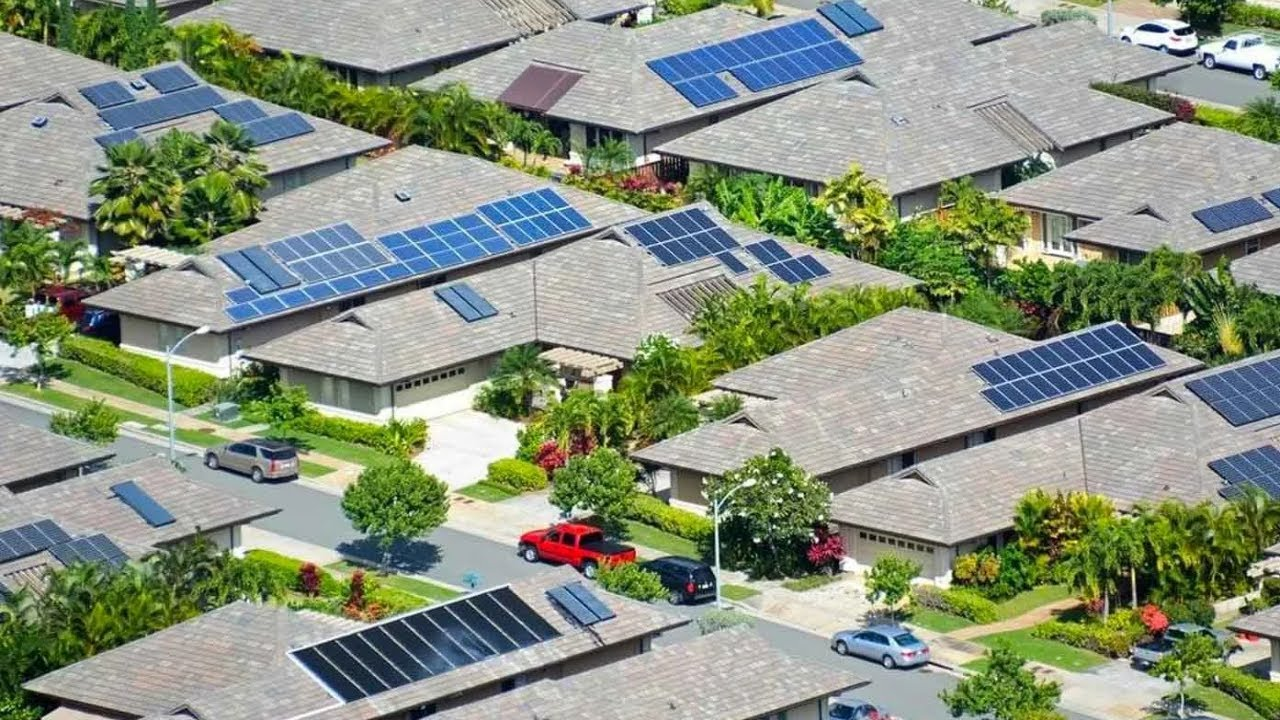
#> input picture satelie image.jpg, 1280 x 720 px
$ python main.py 'satelie image.jpg'
#> lines starting #> are read from the running program, lines starting #| are printed output that depends on the picture; after the words box and inside, x2 and y2 are one past the last pixel; in counts of white or black regions, pixels touching at a corner belong together
### image_processor.py
"""
Image processing module for solar panel detection
"""

import cv2
import numpy as np
from PIL import Image
from skimage.metrics import structural_similarity as ssim
from skimage import exposure
import config


class ImageProcessor:
    """Handles image processing and solar panel detection"""

    @staticmethod
    def load_image(image_path):
        """Load image from file path"""
        try:
            image = cv2.imread(image_path)
            if image is None:
                raise ValueError(f"Could not load image from {image_path}")
            return image
        except Exception as e:
            print(f"Error loading image: {e}")
            return None

    @staticmethod
    def preprocess_image(image):
        """Preprocess image for analysis"""
        # Resize if too large
        height, width = image.shape[:2]
        if width > 2048 or height > 2048:
            scale = min(2048 / width, 2048 / height)
            new_width = int(width * scale)
            new_height = int(height * scale)
            image = cv2.resize(image, (new_width, new_height))

        # Convert to HSV for better color detection
        hsv = cv2.cvtColor(image, cv2.COLOR_BGR2HSV)

        # Apply histogram equalization
        hsv[:, :, 2] = cv2.equalizeHist(hsv[:, :, 2])

        return cv2.cvtColor(hsv, cv2.COLOR_HSV2BGR)

    @staticmethod
    def detect_solar_panels(image):
        """
        Detect solar panels in the image
        Solar panels typically have dark blue/black colors and rectangular shape
        """
        # Convert to HSV
        hsv = cv2.cvtColor(image, cv2.COLOR_BGR2HSV)

        # Solar panels are very dark with blue hue (not brown/red)
        # Define range for dark blue color (solar panel specific)
        lower_blue1 = np.array([80, 50, 20])      # Blue range lower
        upper_blue1 = np.array([140, 255, 150])   # Blue range upper

        # Create mask for dark blue colors
        mask1 = cv2.inRange(hsv, lower_blue1, upper_blue1)

        # Exclude brown/red colors (roof material)
        lower_brown = np.array([0, 40, 30])
        upper_brown = np.array([25, 255, 180])
        mask_brown = cv2.inRange(hsv, lower_brown, upper_brown)

        lower_brown2 = np.array([160, 40, 30])
        upper_brown2 = np.array([180, 255, 180])
        mask_brown2 = cv2.inRange(hsv, lower_brown2, upper_brown2)

        # Combine brown masks
        mask_brown_combined = cv2.bitwise_or(mask_brown, mask_brown2)

        # Remove brown regions from blue mask
        mask = cv2.bitwise_and(mask1, cv2.bitwise_not(mask_brown_combined))

        # Apply morphological operations to improve mask
        kernel = cv2.getStructuringElement(cv2.MORPH_RECT, (7, 7))
        mask = cv2.morphologyEx(mask, cv2.MORPH_CLOSE, kernel)
        mask = cv2.morphologyEx(mask, cv2.MORPH_OPEN, kernel)

        # Find contours
        contours, _ = cv2.findContours(mask, cv2.RETR_TREE, cv2.CHAIN_APPROX_SIMPLE)

        # Filter contours by area and shape (solar panels should be rectangular)
        solar_panels = []
        image_area = image.shape[0] * image.shape[1]
        min_area = image_area * 0.002  # At least 0.2% of image

        for contour in contours:
            area = cv2.contourArea(contour)

            # Check area
            if area < min_area:
                continue

            # Check if contour is roughly rectangular
            perimeter = cv2.arcLength(contour, True)
            if perimeter > 0:
                approx = cv2.approxPolyDP(contour, 0.02 * perimeter, True)

                # Solar panels should have 4 sides (rectangle)
                if len(approx) >= 4:  # Allow more than 4 for irregular rectangles
                    # Check aspect ratio (should be close to rectangular)
                    x, y, w, h = cv2.boundingRect(contour)
                    if h > 0:
                        aspect_ratio = float(w) / h

                        # Accept if aspect ratio is reasonable (not too extreme)
                        if 0.2 < aspect_ratio < 5.0:
                            solar_panels.append(contour)

        return solar_panels, mask

    @staticmethod
    def calculate_solar_coverage(mask):
        """Calculate percentage of solar panels detected"""
        total_pixels = mask.size
        solar_pixels = np.count_nonzero(mask)
        coverage_percentage = (solar_pixels / total_pixels) * 100
        return coverage_percentage

    # [21 lines left out: function compare_images, not called in this run]

    @staticmethod
    def draw_solar_panels(image, solar_panels):
        """Draw detected solar panels on image"""
        output_image = image.copy()

        for i, panel in enumerate(solar_panels):
            # Draw contour
            cv2.drawContours(output_image, [panel], 0, (0, 255, 0), 2)

            # Draw bounding rectangle
            x, y, w, h = cv2.boundingRect(panel)
            cv2.rectangle(output_image, (x, y), (x + w, y + h), (0, 0, 255), 2)

        return output_image

### verifier.py
"""
Main verification module for solar panel installation
"""

import os
import cv2
import numpy as np
from datetime import datetime
from image_processor import ImageProcessor
import config


class SolarPanelVerifier:
    """Main verifier class for solar panel installations"""

    def __init__(self):
        """Initialize the verifier"""
        self.processor = ImageProcessor()
        self.create_output_dirs()

    def create_output_dirs(self):
        """Create output directories if they don't exist"""
        os.makedirs(config.OUTPUT_DIR, exist_ok=True)
        os.makedirs(config.TEMP_DIR, exist_ok=True)

    def verify_installation(self, user_image_path, satellite_image_path=None):
        """
        Main verification method

        Args:
            user_image_path: Path to user-uploaded home image
            satellite_image_path: Path to satellite image (optional)

        Returns:
            Dictionary with verification results
        """
        results = {
            'timestamp': datetime.now().isoformat(),
            'status': 'PROCESSING',
            'user_image_path': user_image_path,
            'satellite_image_path': satellite_image_path,
            'solar_detected': False,
            'solar_coverage': 0,
            'similarity_score': 0,
            'verification_status': 'REJECTED',
            'confidence': 0,
            'output_image_path': None,
            'message': ''
        }

        try:
            # Load user image
            user_image = self.processor.load_image(user_image_path)
            if user_image is None:
                results['status'] = 'ERROR'
                results['message'] = 'Failed to load user image'
                return results

            # Preprocess image
            processed_image = self.processor.preprocess_image(user_image)

            # Detect solar panels
            solar_panels, mask = self.processor.detect_solar_panels(processed_image)

            if len(solar_panels) == 0:
                results['solar_detected'] = False
                results['solar_coverage'] = 0
                results['verification_status'] = 'REJECTED'
                results['message'] = 'No solar panels detected in the image'
                results['status'] = 'COMPLETED'
                return results

            results['solar_detected'] = True

            # Calculate solar coverage
            coverage = self.processor.calculate_solar_coverage(mask)
            results['solar_coverage'] = round(coverage, 2)

            # If satellite image provided, compare
            if satellite_image_path and os.path.exists(satellite_image_path):
                satellite_image = self.processor.load_image(satellite_image_path)
                if satellite_image is not None:
                    similarity = self.processor.compare_images(user_image, satellite_image)
                    results['similarity_score'] = round(similarity, 3)
                else:
                    results['similarity_score'] = 0

            # Determine verification status
            confidence = self._calculate_confidence(
                results['solar_coverage'],
                results['similarity_score'],
                len(solar_panels)
            )

            results['confidence'] = round(confidence, 3)

            if confidence >= config.MIN_CONFIDENCE_THRESHOLD:
                results['verification_status'] = 'APPROVED'
                results['message'] = f'Solar installation verified successfully (Confidence: {confidence:.1%})'
            else:
                results['verification_status'] = 'REJECTED'
                results['message'] = f'Solar installation verification failed (Confidence: {confidence:.1%})'

            # Generate output image
            output_image_path = self._generate_output_image(
                user_image, processed_image, solar_panels, mask, results
            )
            results['output_image_path'] = output_image_path

            results['status'] = 'COMPLETED'

        except Exception as e:
            results['status'] = 'ERROR'
            results['message'] = str(e)

        return results

    def _calculate_confidence(self, coverage, similarity, panel_count):
        """
        Calculate confidence score for verification

        Args:
            coverage: Solar panel coverage percentage
            similarity: Image similarity score (0-1)
            panel_count: Number of panels detected

        Returns:
            Confidence score between 0 and 1
        """
        # Weight factors
        coverage_weight = 0.4
        similarity_weight = 0.3
        panel_weight = 0.3

        # Normalize coverage (0-10% gives 0, >5% gives higher score)
        coverage_score = min(1.0, coverage / 10.0)

        # Panel detection score
        panel_score = min(1.0, panel_count / 5.0)

        # Calculate weighted confidence
        confidence = (
            coverage_score * coverage_weight +
            similarity * similarity_weight +
            panel_score * panel_weight
        )

        return confidence

    def _generate_output_image(self, original, processed, panels, mask, results):
        """
        Generate output image with annotations

        Returns:
            Path to output image
        """
        # Draw solar panels
        annotated = self.processor.draw_solar_panels(original, panels)

        # Create composite image
        height, width = annotated.shape[:2]
        output = np.zeros((height, width + 300, 3), dtype=np.uint8)
        output[:, :width] = annotated

        # Add text information
        info_x = width + 10
        info_y = 30
        font = cv2.FONT_HERSHEY_SIMPLEX
        font_scale = 0.6
        font_color = (255, 255, 255)
        line_height = 30

        # Status color
        status_color = (0, 255, 0) if results['verification_status'] == 'APPROVED' else (0, 0, 255)

        cv2.rectangle(output, (width, 0), (width + 300, height), (50, 50, 50), -1)

        cv2.putText(output, 'VERIFICATION REPORT', (info_x, info_y), font, 0.7, (255, 255, 0), 1)

        info_y += line_height
        cv2.putText(output, f"Status: {results['verification_status']}", (info_x, info_y), font, font_scale, status_color, 1)

        info_y += line_height
        cv2.putText(output, f"Coverage: {results['solar_coverage']:.2f}%", (info_x, info_y), font, font_scale, font_color, 1)

        info_y += line_height
        cv2.putText(output, f"Confidence: {results['confidence']:.1%}", (info_x, info_y), font, font_scale, font_color, 1)

        info_y += line_height
        cv2.putText(output, f"Panels: {len(panels)}", (info_x, info_y), font, font_scale, font_color, 1)

        # Save output image
        timestamp = datetime.now().strftime("%Y%m%d_%H%M%S")
        output_path = os.path.join(
            config.OUTPUT_DIR,
            f"verification_{timestamp}.png"
        )

        cv2.imwrite(output_path, output)
        return output_path

### main.py
"""
Main application for Solar Panel Installation Verification System
"""

import os
import json
import argparse
from verifier import SolarPanelVerifier
from pathlib import Path


def verify_solar_installation(user_image_path, satellite_image_path=None):
    """
    Main function to verify solar panel installation

    Args:
        user_image_path: Path to user's home image
        satellite_image_path: Optional path to satellite image

    Returns:
        Verification results as dictionary
    """
    print("=" * 60)
    print("SOLAR PANEL INSTALLATION VERIFICATION SYSTEM")
    print("=" * 60)
    print()

    # Validate input image
    if not os.path.exists(user_image_path):
        print(f"ERROR: User image not found at {user_image_path}")
        return None

    print(f"User Image: {user_image_path}")
    if satellite_image_path:
        print(f"Satellite Image: {satellite_image_path}")
    print()
    print("Processing image...")
    print()

    # Initialize verifier
    verifier = SolarPanelVerifier()

    # Perform verification
    results = verifier.verify_installation(user_image_path, satellite_image_path)

    # Display results
    print("=" * 60)
    print("VERIFICATION RESULTS")
    print("=" * 60)
    print()
    print(f"Status: {results['status']}")
    print(f"Verification Result: {results['verification_status']}")
    print(f"Solar Panels Detected: {results['solar_detected']}")
    print(f"Solar Coverage: {results['solar_coverage']:.2f}%")
    print(f"Similarity Score: {results['similarity_score']:.3f}")
    print(f"Confidence Level: {results['confidence']:.1%}")
    print()
    print(f"Message: {results['message']}")
    print()

    if results['output_image_path']:
        print(f"Output Image: {results['output_image_path']}")
        print()

    # Save results to JSON
    results_path = os.path.join('verification_results', 'latest_results.json')
    with open(results_path, 'w') as f:
        # Convert to serializable format
        serializable_results = {k: v for k, v in results.items() if k not in ['solar_image_path']}
        json.dump(serializable_results, f, indent=2)

    print(f"Results saved to: {results_path}")
    print()
    print("=" * 60)

    return results


def main():
    """Main entry point"""
    parser = argparse.ArgumentParser(
        description='Solar Panel Installation Verification System'
    )
    parser.add_argument(
        'user_image',
        help='Path to user-uploaded home image'
    )
    parser.add_argument(
        '--satellite-image',
        help='Path to satellite image (optional)',
        default=None
    )

    args = parser.parse_args()

    # Verify installation
    results = verify_solar_installation(args.user_image, args.satellite_image)
#> in load_image, image is the input picture: shape (720, 1280, 3); mean B, G, R 126.1, 146, 136
#> in preprocess_image, `return cv2.cvtColor(hsv, cv2.COLOR_HSV2BGR)`:
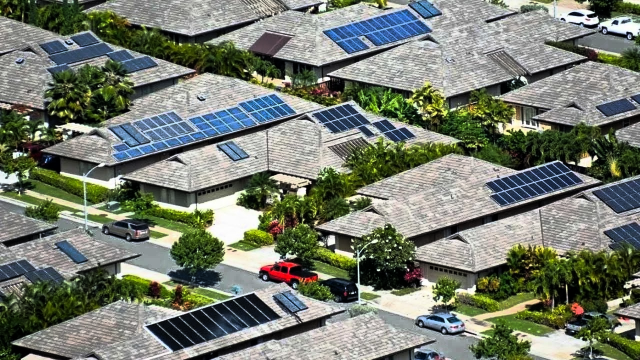
#> returned value: shape (720, 1280, 3) (shown at 1/2 size); mean B, G, R 110, 122.9, 116.6
#> in detect_solar_panels, `mask1 = cv2.inRange(hsv, lower_blue1, upper_blue1)`:
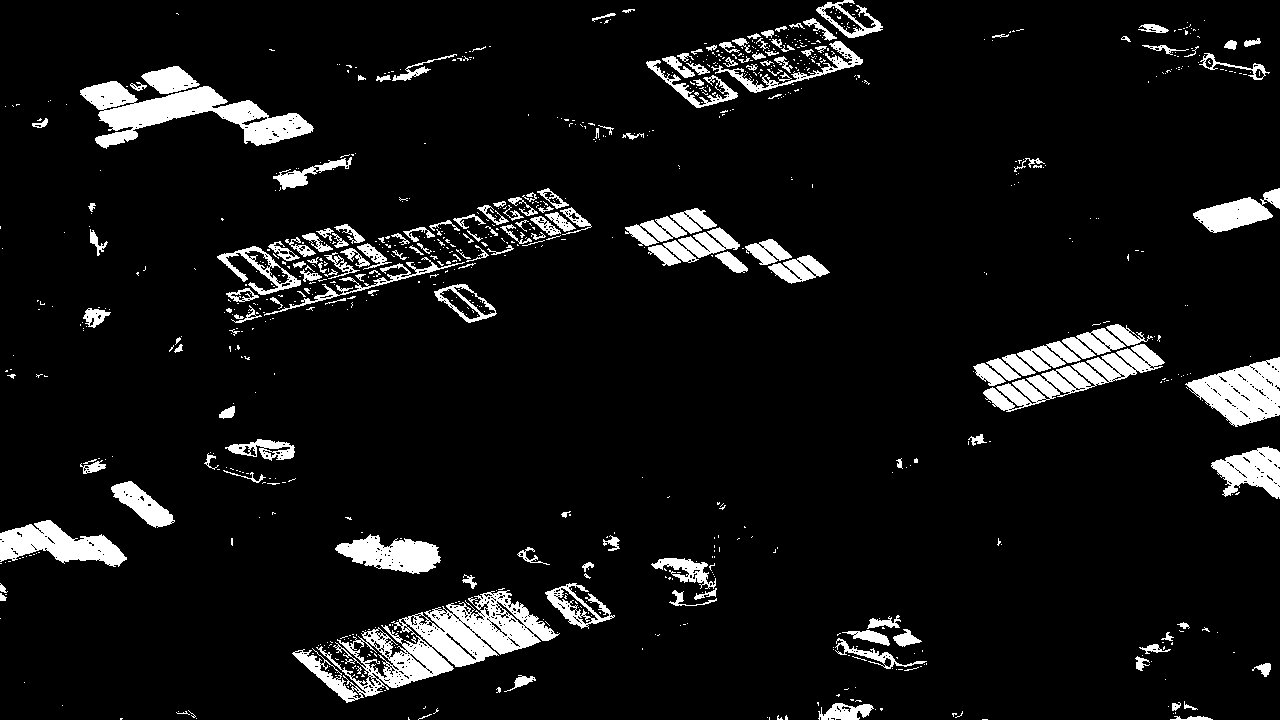
#> mask1: shape (720, 1280); 7.6% white; 883 white regions (711 under 20 px), largest, box (x1, y1, x2, y2) and area: (292, 590, 560, 703) 9860, (80, 81, 314, 149) 6533, (983, 344, 1165, 412) 4059
#> in detect_solar_panels, `contours, _ = cv2.findContours(mask, cv2.RETR_TREE, cv2.CHAIN_APPROX_S..`: contours = 72 contours, 1 with area under 20; largest, box (x1, y1, x2, y2) and area: (296, 589, 554, 701) 13762, (661, 0, 869, 107) 9608, (975, 322, 1163, 411) 8891, (82, 67, 312, 147) 8114, (242, 225, 397, 310) 7737
#> the loop in detect_solar_panels, `for contour in contours:` made 72 passes
#> (area, perimeter, approx, x, y, w, h, aspect_ratio) on pass 14: (13762, 632.9, [[553, 631], [498, 589], [296, 657], [354, 700]], 296, 589, 258, 112, 2.3)
#> after the loop in detect_solar_panels, `for contour in contours:`: solar_panels = 13 contours; largest, box (x1, y1, x2, y2) and area: (296, 589, 554, 701) 13762, (661, 0, 869, 107) 9608, (975, 322, 1163, 411) 8891, (82, 67, 312, 147) 8114, (242, 225, 397, 310) 7737
#> in calculate_solar_coverage, `solar_pixels = np.count_nonzero(mask)`: solar_pixels = 91321
#> in calculate_solar_coverage, `coverage_percentage = (solar_pixels / total_pixels) * 100`: coverage_percentage = 9.91
#> in verify_installation, `confidence = self._calculate_confidence( results['solar_coverage'], re..`: confidence = 0.696
#> the loop in draw_solar_panels, `for i, panel in enumerate(solar_panels):` made 13 passes
#> (x, y, w, h) on passes 1 to 8: (296, 589, 258, 112), (338, 535, 102, 39), (0, 521, 124, 45), (1213, 447, 67, 52), (1187, 358, 93, 68), (975, 322, 188, 89), (242, 225, 155, 85), (399, 224, 75, 52)
#> after the loop in draw_solar_panels, `for i, panel in enumerate(solar_panels):`:
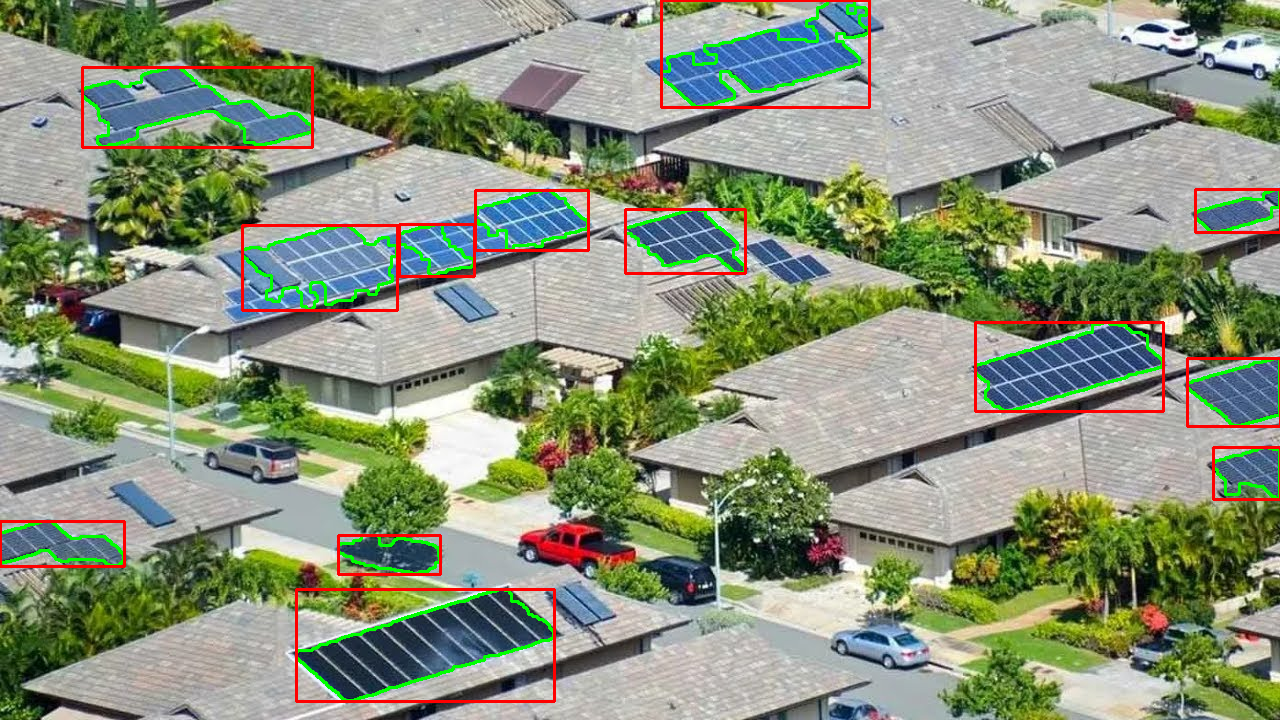
#> output_image: shape (720, 1280, 3); 3.28% of pixels changed, all inside (x1, y1, x2, y2) = (0, 0, 1280, 703)
#> in _generate_output_image, `font = cv2.FONT_HERSHEY_SIMPLEX`: font = 0
#> in _generate_output_image, `status_color = (0, 255, 0) if results['verification_status'] == 'APPRO..`: status_color = (0, 255, 0)
#> in _generate_output_image, `cv2.putText(output, f"Confidence: {results['confidence']:.1%}", (info_..`:
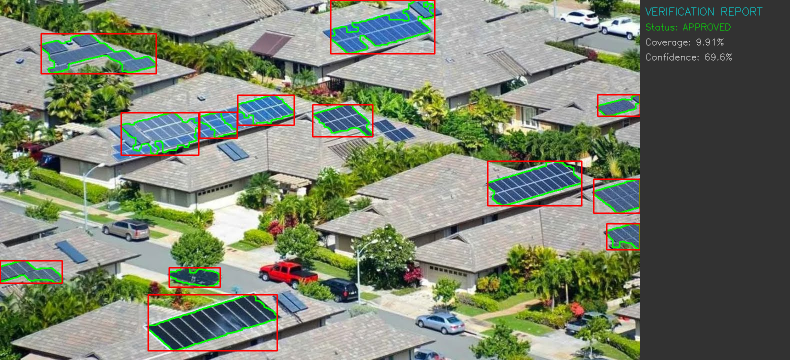
#> output: shape (720, 1580, 3) (shown at 1/2 size); mean B, G, R 108, 127.7, 120
#> in verify_solar_installation, `results = verifier.verify_installation(user_image_path, satellite_imag..`: results = 11 items
#| Status: COMPLETED
#| Verification Result: APPROVED
#| Solar Panels Detected: True
#| Solar Coverage: 9.91%
#| Similarity Score: 0.000
#| Confidence Level: 69.6%
#| Message: Solar installation verified successfully (Confidence: 69.6%)
#| Output Image: verification_results/verification_20261120_075510.png
#> results = 11 items

    # Exit with appropriate code
    if results and results['verification_status'] == 'APPROVED':
        exit(0)
#> (the program exits here)
